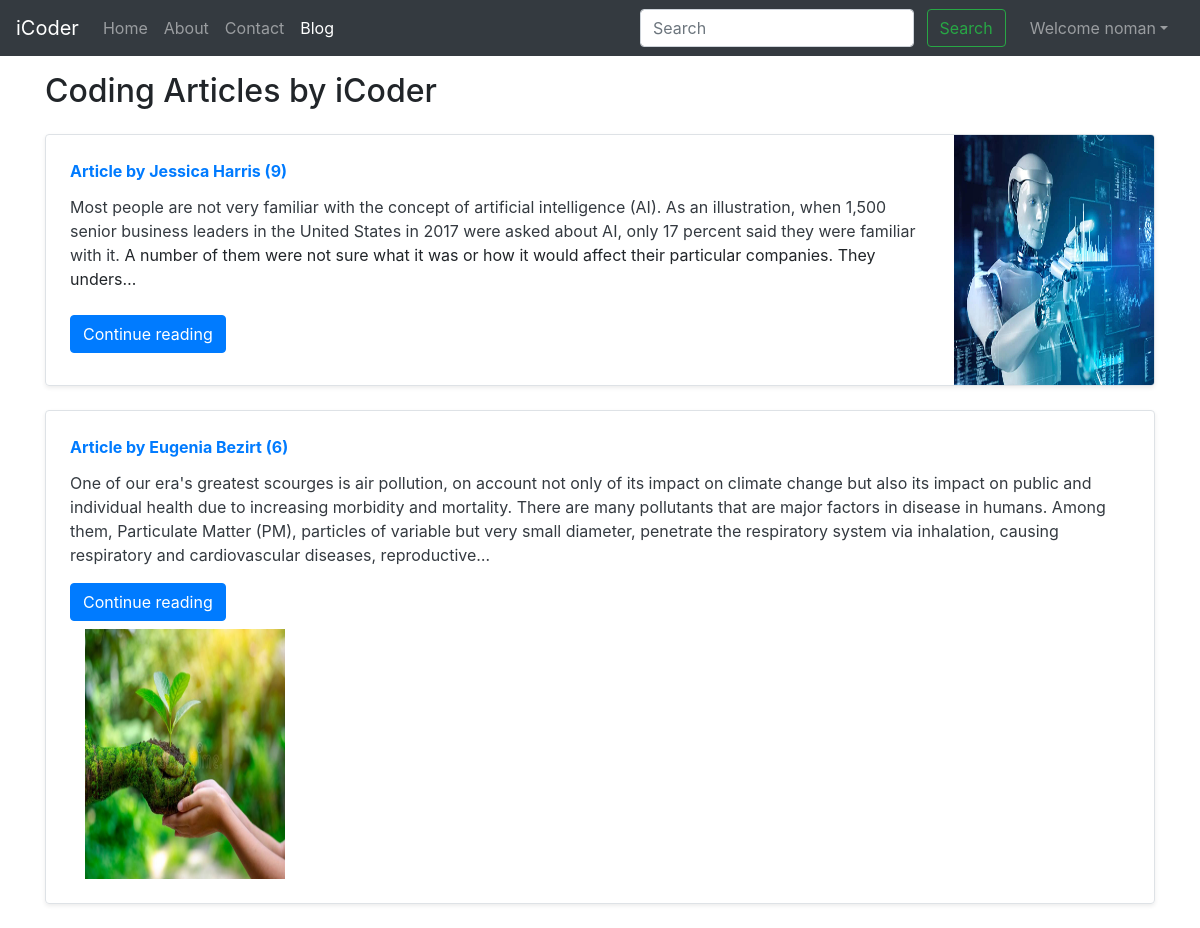
Page /blog/ (signed in) on the committed database.
### blog/models.py (models this page shows, shortened)
class Post(models.Model):
    sno=models.AutoField(primary_key=True)
    title=models.CharField(max_length=255)
    author=models.CharField(max_length=14)
    slug=models.CharField(max_length=130)
    views= models.IntegerField(default=0)
    timeStamp=models.DateTimeField(blank=True)
    image = models.ImageField(upload_to='blog/images', default="")
    content=models.TextField()

### blog/views.py (the view)
# urls.py: path('', views.blogHome, name="bloghome"),
def blogHome(request):
    allPosts = Post.objects.all()
    context = {'allPosts': allPosts}
    return render(request, "blog/blogHome.html", context)

### templates/blog/blogHome.html (shortened to what this page needs)
{% extends 'base.html' %}
{% block blogactive %} active {% endblock blogactive %}
{% block body %}
<div class="container my-3">
    <h2>Coding Articles by iCoder</h2>
    {% for post in allPosts  %}
<div class="row no-gutters border rounded overflow-hidden flex-md-row mb-4 shadow-sm h-md-250 my-4 position-relative">
        <div class="col p-4 d-flex flex-column position-static">
            <strong class="d-inline-block mb-2 text-primary">Article  by {{post.author}} ({{post.views}})</strong>
            <h3 class="mb-0"><a class="text-dark" href="/blog/{{post.slug}}"{{post.title}} </a> </h3>
            <p class="card-text mb-auto">{{post.content|safe |truncatechars:500}}</p>
            <div class="my-2">
            	<a href="/blog/{{post.slug}}" role="button" class="btn btn-primary">Continue reading</a>
            </div>
        </div>
         <div class="col-auto d-none d-lg-block">
                    <img src="/media/{{post.image}}" class="bd-placeholder-img" width="200" height="250"
                        aria-label="Placeholder: Thumbnail"/>
                </div>
        </div>        {% endfor %}
    </div>
 {% endblock %}

### templates/base.html (shortened to what this page needs)
<!doctype html>
<html lang="en">
  <head>
    <link rel="stylesheet" href="https://stackpath.bootstrapcdn.com/bootstrap/4.5.2/css/bootstrap.min.css">
  </head>
  <body>
    <nav class="navbar navbar-expand-lg navbar-dark bg-dark">
        <a class="navbar-brand" href="/">iCoder</a>
        <div class="collapse navbar-collapse" id="navbarSupportedContent">
          <ul class="navbar-nav mr-auto">
            <li class="nav-item {% block homeactive %}  {% endblock homeactive %}">
              <a class="nav-link" href="/">Home <span class="sr-only">(current)</span></a>
            </li>
            <li class="nav-item {% block aboutactive %}  {% endblock aboutactive %}" >
              <a class="nav-link" href="/about">About</a>
            </li>
            <li class="nav-item {% block contactactive %}  {% endblock contactactive %} ">
              <a class="nav-link" href="/contact">Contact</a>
            </li>
            <li class="nav-item {% block blogactive %}  {% endblock blogactive %} ">
              <a class="nav-link" href="/blog">Blog</a>
            </li>
          </ul>
          <div class="ml-auto form-inline ">
          <form method="get" action="/search"class="my-2 my-lg-0 mx-3">
            <input class="form-control mr-sm-2" type="search" placeholder="Search" aria-label="Search" name="query" id="query">
            <button class="btn btn-outline-success my-2 my-sm-0 " type="submit">Search</button>
          </form>
{% if user.is_authenticated %}
<ul class="navbar-nav mr-2">
<li class="nav-item dropdown">
<a class="nav-link dropdown-toggle" href='#' id="navbarDropdown" role="button" data-toggle="dropdown"> Welcome {{request.user}}</a>
      </li>
      </ul>
      </div>
{% endif %}
        </div>
      </nav>
      {% block body %}  {% endblock body %}
  </body>
</html>

### rows in the picture
Post: author "Jessica Harris", views "9", content "Most people are not very familiar with the concept of artificial intelligence (AI). As an illustration, when 1,500 senior business leaders in the United States in 2017 were asked about AI, only 17 percent said they were familiar with it. A number of them were not sure what it was or how it would affect their particular companies. They unders…", image (picture)
Post: author "Eugenia Bezirt", views "6", content "One of our era's greatest scourges is air pollution, on account not only of its impact on climate change but also its impact on public and individual health due to increasing morbidity and mortality. There are many pollutants that are major factors in disease in humans. Among them, Particulate Matter (PM), particles of variable but very small diameter, penetrate the respiratory system via inhalation, causing respiratory and cardiovascular diseases, reproductive…", image (picture)

### other values in the picture
{{ request.user }} "noman"
